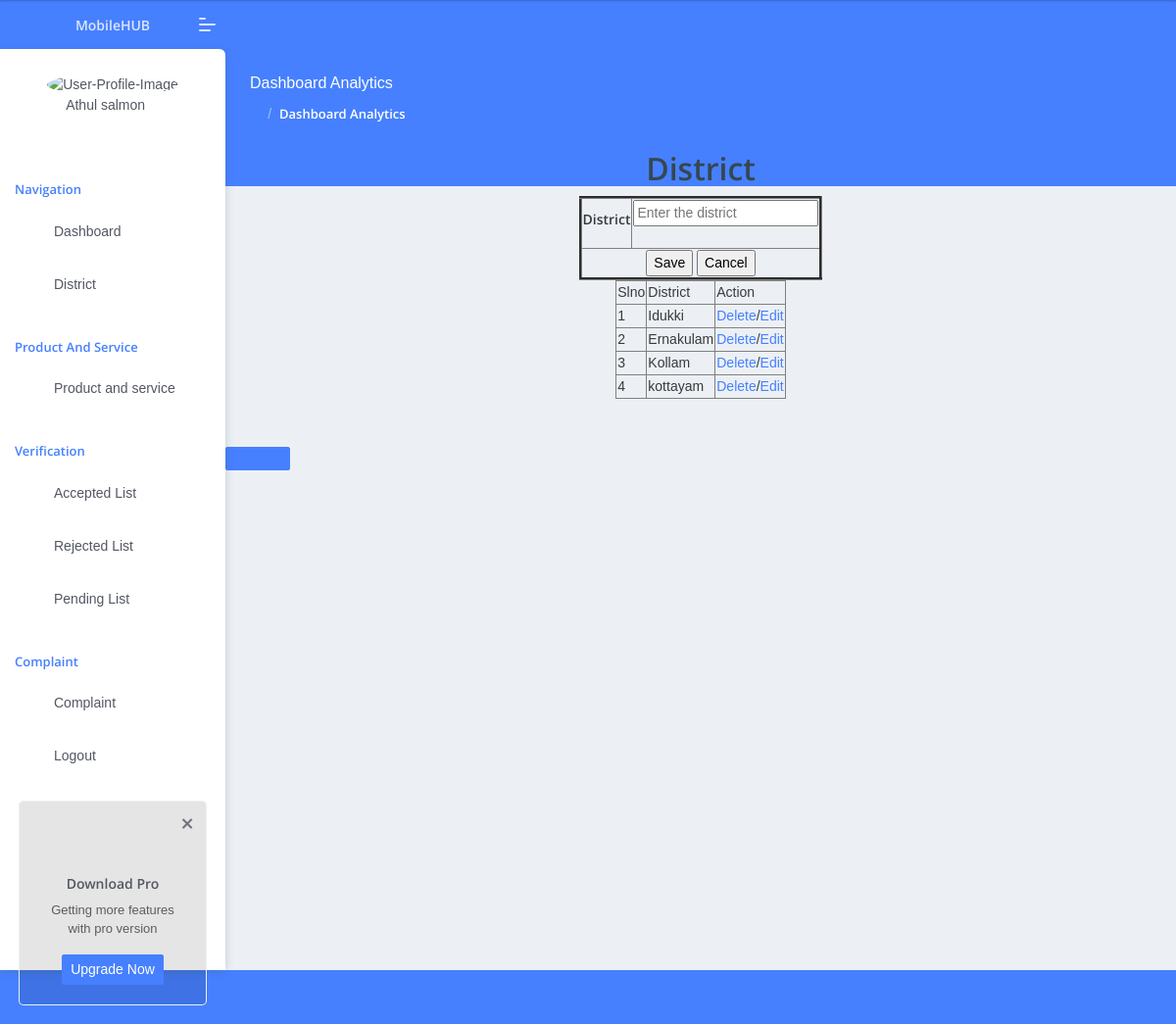
The page /wadministrator/Districtinsertselect/ on the database its author committed.
### administrator/models.py (models this page shows)
class tbl_district(models.Model):
    district_name = models.CharField(max_length=50)

### administrator/views.py (the view)
# urls.py: path('Districtinsertselect/',views.Districtinsertselect,name="Districtinsertselect"),
def Districtinsertselect(request):
    disdata=tbl_district.objects.all()
    if request.method=="POST":
        district=request.POST.get("txtdistrict")
        tbl_district.objects.create(district_name=district)
        return render(request,"administrator/District.html",{'Data':disdata})
    else:
        return render(request,"administrator/District.html",{'Data':disdata})

### administrator/Templates/administrator/District.html (shortened to what this page needs)
{% extends 'administrator/Header.html' %}
{% load static %}
{% block content %}
<!DOCTYPE html>
<html lang="en">
<head>
</head>
<body><center><h2>District</h2></center>
    <form action="" method="post">
        <table border="3" align="center">
            <tr>
                <th><label for="district">District</label><br></th>
                <th><input type="text" id="district" name="txtdistrict" placeholder="Enter the district" value="{{editdata.district_name}}" required><br><br></th>
            </tr>
            <tr>
                <td colspan="2">
                    <center><input type="submit" value="Save">
                    <input type="reset" value="Cancel"></center>
                </td>
            </tr>
        </table>
    </form>
<table border="1"  align="center">
    <tr>
        <td>Slno</td>
        <td> District</td>
        <td> Action</td>
    </tr>
    {% for i in Data  %}
    <tr>
        <td>{{forloop.counter}}</td>
        <td>{{i.district_name}}</td>
        <td><a href="{% url 'administrator:delDistrict' i.id %}">Delete</a>/<a href="{% url 'administrator:districtupdate' i.id %}">Edit</a> </td>
    </tr>
    {% endfor %}
</table>
</body>
</html>
{% endblock content %}

### rows shown on the page
tbl_district: district_name "Idukki"
tbl_district: district_name "Ernakulam"
tbl_district: district_name "Kollam"
tbl_district: district_name "kottayam"
